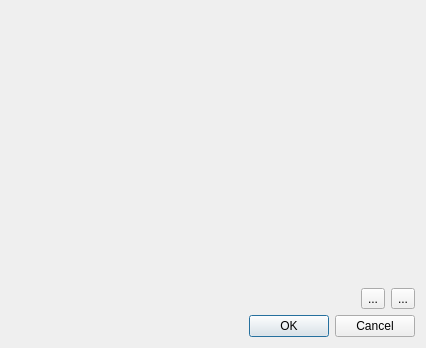
<?xml version="1.0" encoding="UTF-8"?>
<ui version="4.0">
 <class>PipelineDialog</class>
 <widget class="QDialog" name="PipelineDialog">
  <property name="geometry">
   <rect>
    <x>0</x>
    <y>0</y>
    <width>426</width>
    <height>348</height>
   </rect>
  </property>
  <property name="windowTitle">
   <string>Dialog</string>
  </property>
  <layout class="QGridLayout" name="gridLayout">
   <item row="0" column="0" colspan="4">
    <widget class="MultiSectionDragFunctionWidget" name="drag_function_widget" native="true">
     <property name="sizePolicy">
      <sizepolicy hsizetype="Preferred" vsizetype="Preferred">
       <horstretch>0</horstretch>
       <verstretch>0</verstretch>
      </sizepolicy>
     </property>
    </widget>
   </item>
   <item row="2" column="1" colspan="3">
    <widget class="QDialogButtonBox" name="buttonBox">
     <property name="orientation">
      <enum>Qt::Orientation::Horizontal</enum>
     </property>
     <property name="standardButtons">
      <set>QDialogButtonBox::StandardButton::Cancel|QDialogButtonBox::StandardButton::Ok</set>
     </property>
    </widget>
   </item>
   <item row="1" column="3">
    <widget class="QToolButton" name="remove_toolButton">
     <property name="text">
      <string>...</string>
     </property>
     <property name="icon">
      <iconset theme="QIcon::ThemeIcon::ListRemove"/>
     </property>
     <property name="iconSize">
      <size>
       <width>32</width>
       <height>32</height>
      </size>
     </property>
    </widget>
   </item>
   <item row="1" column="2">
    <widget class="QToolButton" name="add_toolButton">
     <property name="text">
      <string>...</string>
     </property>
     <property name="icon">
      <iconset theme="QIcon::ThemeIcon::ListAdd"/>
     </property>
     <property name="iconSize">
      <size>
       <width>32</width>
       <height>32</height>
      </size>
     </property>
    </widget>
   </item>
   <item row="1" column="0" colspan="2">
    <spacer name="horizontalSpacer">
     <property name="orientation">
      <enum>Qt::Orientation::Horizontal</enum>
     </property>
     <property name="sizeHint" stdset="0">
      <size>
       <width>40</width>
       <height>20</height>
      </size>
     </property>
    </spacer>
   </item>
  </layout>
 </widget>
 <customwidgets>
  <customwidget>
   <class>MultiSectionDragFunctionWidget</class>
   <extends>QWidget</extends>
   <header>rfsocinterface.gui.widgets.function</header>
   <container>1</container>
  </customwidget>
 </customwidgets>
 <resources/>
 <connections>
  <connection>
   <sender>buttonBox</sender>
   <signal>accepted()</signal>
   <receiver>PipelineDialog</receiver>
   <slot>accept()</slot>
   <hints>
    <hint type="sourcelabel">
     <x>248</x>
     <y>254</y>
    </hint>
    <hint type="destinationlabel">
     <x>157</x>
     <y>274</y>
    </hint>
   </hints>
  </connection>
  <connection>
   <sender>buttonBox</sender>
   <signal>rejected()</signal>
   <receiver>PipelineDialog</receiver>
   <slot>reject()</slot>
   <hints>
    <hint type="sourcelabel">
     <x>316</x>
     <y>260</y>
    </hint>
    <hint type="destinationlabel">
     <x>286</x>
     <y>274</y>
    </hint>
   </hints>
  </connection>
 </connections>
</ui>
